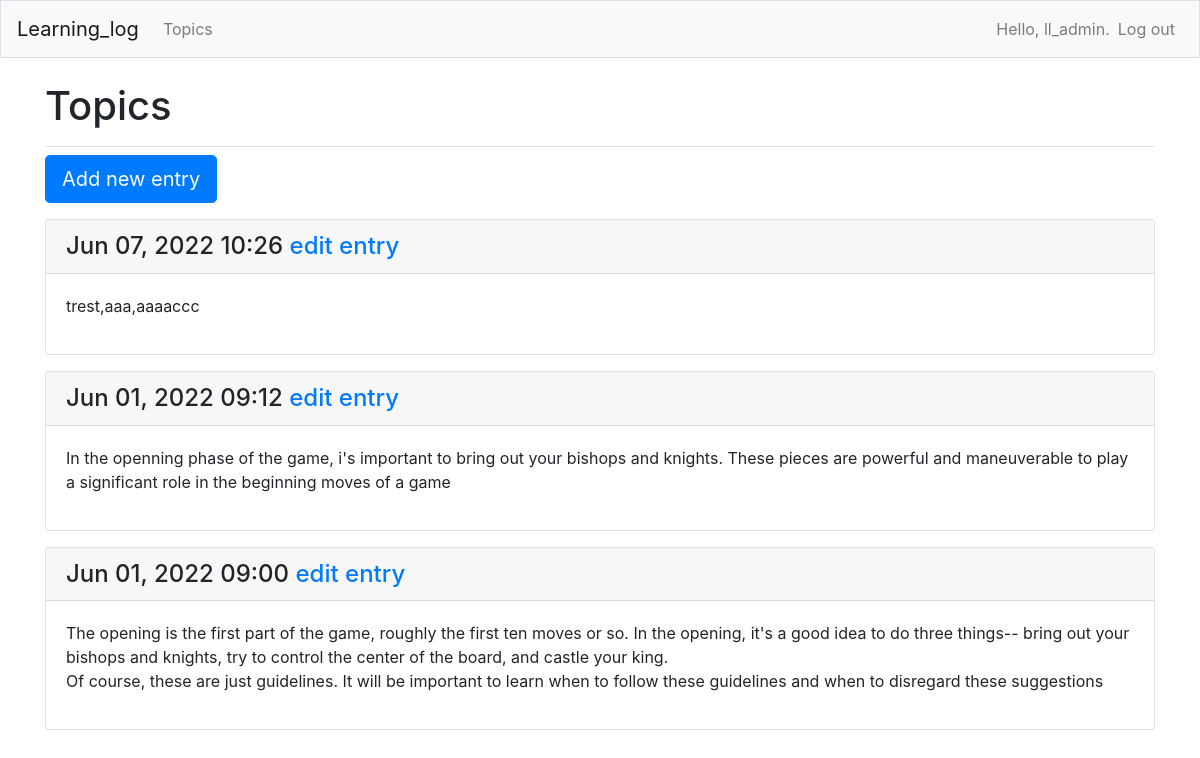
Page /topics/4/ (signed in) on the committed database.
### learning_logs/models.py (models this page shows, shortened)
class Entry(models.Model):
    topic = models.ForeignKey(Topic, on_delete=models.CASCADE)
    text = models.TextField()
    date_added = models.DateTimeField(auto_now_add=True)
    class Mete:
        verbose_name_plural = 'entries'

### learning_logs/views.py (the view)
# urls.py: path('topics/<int:topic_id>/', views.topic, name='topic'),
@login_required
def topic(request, topic_id):
    topic = Topic.objects.get(id=topic_id)
    if topic.owner != request.user:
        raise Http404
    entries = topic.entry_set.order_by('-date_added')
    context = {'topic': topic, 'entries': entries}
    return render(request, 'learning_logs/topic.html', context)

### learning_logs/templates/learning_logs/topic.html (shortened to what this page needs)
{% extends "learning_logs/base.html" %}
{% block page_header %}
    <h1>Topics</h1>
{% endblock page_header %}
{% block content %}
<p>
    <a class="btn btn-lg btn-primary" href="{% url 'learning_logs:new_entry' topic.id %}" role="button">Add new entry</a>
</p>
{% for entry in entries %}
     <div class="card mb-3">
         <h4 class="card-header">
             {{ entry.date_added|date:'M d, Y H:i' }}
             <samll><a href="{% url 'learning_logs:edit_entry' entry.id %}">edit entry</a></samll>
         </h4>
         <div class="card-body">
             {{ entry.text|linebreaks }}
         </div>
     </div>
{% empty %}
    <p>There are no entries for this yet.</p>
{% endfor %}
{% endblock content %}

### learning_logs/templates/learning_logs/base.html (shortened to what this page needs)
{% load bootstrap4 %}
<!doctype html>
<html lang="en">
<head>
    {% bootstrap_css %}
</head>
<body>
    <nav class="navbar navbar-expand-md navbar-light bg-light mb-4 border">
        <a class="navbar-brand" href="{% url 'learning_logs:index' %}">
            Learning_log </a>
        <div class="collapse navbar-collapse" id="navbarCollapse">
            <ul class="navbar-nav mr-auto">
                <li class="nav-item">
                    <a class="nav-link" href="{% url 'learning_logs:topics' %}">
                        Topics</a>
                </li>
            </ul>
            <ul class="navbar-nav ml-auto">
                {% if user.is_authenticated %}
                <li class="nav-item">
                    <span class="navbar-text">Hello, {{ user.username }}. </span>
                </li>
                <li class="nav-item">
                    <a class="nav-link" href="{% url 'users:logout' %}">Log out</a>
                </li>
                {% endif %}
            </ul>
        </div>
    </nav>
    <main role="main" class="container">
        <div class="pb-2 mb-2 border-bottom">
            {% block page_header %}{% endblock page_header %}
        </div>
        <div>
            {% block content %}{% endblock content%}
        </div>
    </main>
</body>
</html>

### rows in the picture
Entry: date_added "Jun 07, 2022 10:26", text "trest,aaa,aaaaccc"
Entry: date_added "Jun 01, 2022 09:12", text "In the openning phase of the game, i's important to bring out your bishops and knights. These pieces are powerful and maneuverable to play a significant role in the beginning moves of a game"
Entry: date_added "Jun 01, 2022 09:00", text "The opening is the first part of the game, roughly the first ten moves or so. In the opening, it's a good idea to do three things-- bring out your bishops and knights, try to control the center of the board, and castle your king. Of course, these are just guidelines. It will be important to learn when to follow these guidelines and when to disregard these suggestions"

### other values in the picture
{{ user.username }} "ll_admin"
